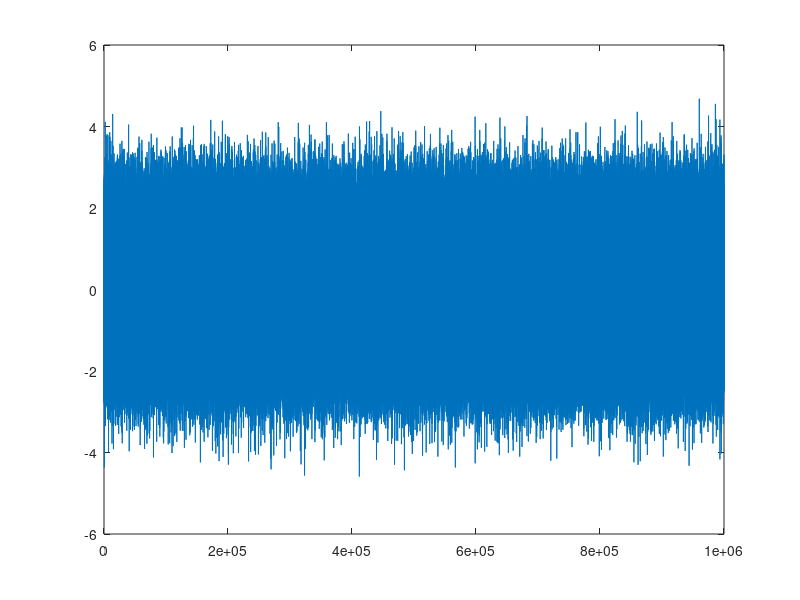

Write the MATLAB code that produced this figure. (Note: this script raises an error after producing the figure.)
%% Signals Random HW
close all

%% Heavy Tail Distribution

N1 = 1e6; %number of samples 
v=5; %number of dof
alp = 0.544;

%generating iid samples of N(0,1)
normal_dist = randn(N1, 1);
%compute amount of time abs value below 1
abs_norm = sum(-1<normal_dist & normal_dist<1);
frac_norm = abs_norm(:,1)/N1
figure; 
plot(normal_dist);
yline(1, '--')
yline(-1, '--')
title("normal distribution")
%reorganizing data and taking mean among 10 segments
seg_norm = reshape(normal_dist, [100000, 10]);
mean_norm = mean(seg_norm)

%generating Cauchy 
U = rand(N1, 1); %uniform samples
cauchy = alp*tan(pi*U);
abs_cauchy = sum(-1<cauchy & cauchy<1);
frac_cauchy = abs_cauchy(:,1)/N1
figure;
plot(cauchy);
yline(1, '--')
yline(-1, '--')
title("cauchy distribution")
seg_cauchy = reshape(cauchy, [100000, 10]);
mean_cauchy = mean(seg_cauchy)
% it is not reasonable because the averages found are all much greater than
% 0

% generating student's t dist, with variance =1
students = sqrt(3/5)*trnd(v, N1, 1);
abs_students = sum(-1<students & students<1);
frac_students = abs_students(:,1)/N1
figure;
plot(students);
yline(1, '--')
yline(-1, '--')
title("students' distribution")
seg_students = reshape(students, [100000, 10]);
mean_students = mean(seg_students)

%% ARMA and AR Models

%compute for transfer function
b1= [1 0.4 0.2];
a1= [1 -1.6 0.8];
[z, p, k]= tf2zp(b1,a1)
figure
zplane(z,p);
title('WSS Pole Zero Plot');
% a system is minimum phase if all of its poles and zeroes are inside unit
% circle. they are, and so it is minimum phase.

% generate random data and estimate the correlation 
N2 = 1e4;
var_v= 2;
v_n = sqrt(var_v)*randn(N2, 1);  %have tp multiply by standard dev, make sure to use randn to get mean 0
%apply the filter to the white noise 
y1 = filter(b1, a1, v_n); 
for m = 0:6
        y2= y1(1+m:N2);
        y3= y1(1:(N2-m));  %have to shift lag to get to fit
        r_m(m+1) = (1/N2)*dot(y2, y3)
end

figure;
stem(0:6,r_m);
hold on;
stem(-6:0, fliplr(r_m));
hold off;

%arrange correlation in toeplitx matrix
R_toeplitz1 = toeplitz(r_m);
display(R_toeplitz1)

%compute eigenvalues of R
[eigvec, eigval0] = eig(R_toeplitz1);
[eigval, idx] = sort(diag(eigval0), 'descend');
%eigenvalues in sorted order
eigvec = eigvec(:, idx);
check_psd = eigval>0 %since these values logical 1, 
%R is positive definite

%this is wrong, need it to be 7x7
%need to put in first col, first row
%y1_toeplitz= toeplitz(0:6, y1);
M= 7;   
y1_toeplitz = toeplitz(y1(M:-1:1), y1(M:N2));
R_toeplitz2= (1/(N2-M+1))*y1_toeplitz*conj(y1_toeplitz).';

R_toep_diff = norm(R_toeplitz1-R_toeplitz2) %these are not exactly the same

%% studying the PSD

[s_est,w] =pwelch(y1,hamming(512),256,512);  %s_est is psd and w is freq vector
figure;
plot(w,s_est)
%find frequency at peak
[maxvals_est,idx] = max(s_est);
max_freq = w(idx)
pole_angle1 = atan(.4/.8)
% these values are close to the max frequency, and one is the negative
% version. 
pole_angle2= atan(-.4/.8)

%% examining AR modeling

[a, varv]= aryule(y1, 4) %compute r[m], AR(4) model is found
% this is equivalent to making fourth order linear system of eqs, vector a
% has coefficient. variance is varv

display(['The variation of innovations signal is very close to the variance ' ...
    'of prediction error of AR model'])
% pass v through AR innovations filter
y4 =filter(1, a, v_n);

for m = 0:6
        y5= y4(1+m:N2);
        y6= y4(1:(N2-m));  %have to shift lag to get to fit
        r_m2(m+1) = (1/N2)*dot(y5, y6);
end

figure;
stem(0:6,r_m);
hold on;
stem(-6:0, fliplr(r_m));
hold off;
title('correlation from AR matches for abs(m)<4')

display(['these the correclation for the original signal matches with this one for ' ...
    'absolute(m)<4 as seen in the figure'])

%superimpose stem plot 
figure;
stem(y1(1:100));
hold on;
stem(y4(1:100));
hold off;
title('y1 vs y4')

display('these do not match exactly as seen in graph')



